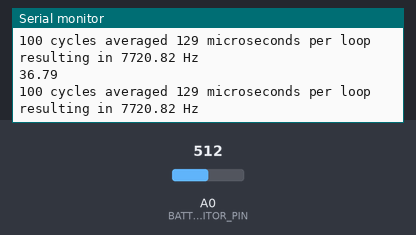
A sketch run on a simulated Arduino Uno, built with avr-gcc and run on an emulated ATmega328P. On the bench: the last lines printed to the serial monitor. The test bench sets the inputs (shaded band); at power-on: A0 (BATT_MONITOR_PIN) = 512.

Above: at 1.2 s.
1.3 s: A0 (BATT_MONITOR_PIN) set to 149
At 2.0 s:
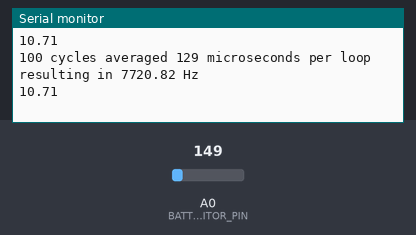
2.8 s: A0 (BATT_MONITOR_PIN) set to 125
At 3.4 s:
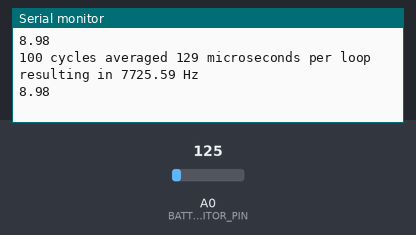
Timing chart, 0 to 5.8 s (numbered marks = the images above; inputs shaded):
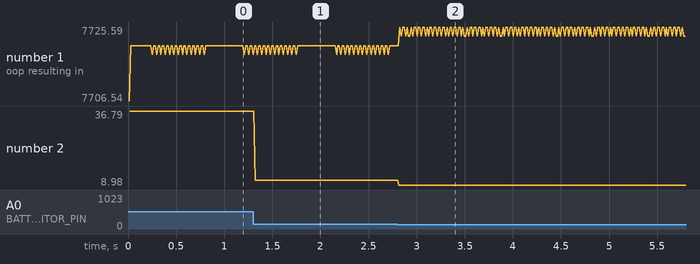

The sketch:

battery_monitor_timing_test.ino
```cpp
#define BATT_MONITOR_PIN A0
//#define LOG_PORT SERIAL_PORT_USBVIRTUAL
//#define Serial SERIAL_PORT_USBVIRTUAL


const long rL = 212000; // load resistor ohms
const long rS = 10900; // sense resistor ohms
double senseVoltage = 0; // voltage measured
double battVoltage = 0;
int rawSensor = 0;
double voltsPerADC = 0.0047;
double correctionFactor = 42.2/55.2; // measured vs calc'ed values
const double batteryScaler = ((rL+rS) / rS * correctionFactor)*voltsPerADC;

bool LEDstate = true;

// timing variables
long startTime = 0;
long endTime = 0;
int timingCycleCounter = 0;
int TIMED_CYCLES = 100;
long avgTime = 0;
long totalTime = 0;
float frequency = 0; // Hz

void setup() {
  Serial.begin(115200);

  Serial.println("ready");

}

void loop() {
  if(timingCycleCounter == 0) { // first run
    startTime = micros();
    timingCycleCounter++;
  } else if(timingCycleCounter >= TIMED_CYCLES) { // finished test, report output and reset
    endTime = micros();
    totalTime = endTime - startTime;
    frequency = (float)TIMED_CYCLES / totalTime * 1000000;
    avgTime = totalTime / TIMED_CYCLES;
    Serial.print(TIMED_CYCLES);
    Serial.print(" cycles averaged ");
    Serial.print(avgTime);
    Serial.print(" microseconds per loop resulting in ");
    Serial.print(frequency);
    Serial.println(" Hz");
    Serial.println(battVoltage);
    timingCycleCounter = 0;
  } else { // middle of testing
    timingCycleCounter++;
  }

  battVoltage = analogRead(BATT_MONITOR_PIN)*batteryScaler;
  //senseVoltage = rawSensor*voltsPerADC;
  //battVoltage = rawSensor*batteryScaler;

  //Serial.print(voltsPerADC, 10);
  //Serial.print(", ");
  //Serial.print(rawSensor);
  //Serial.print(", ");
  //Serial.print(senseVoltage);
  //Serial.print(", ");
  //Serial.println(battVoltage);
  /*if(!LEDstate) {
    LEDstate = true;
    digitalWrite(LED_BUILTIN, HIGH);   // turn the LED on (HIGH is the voltage level)
  } else {
    LEDstate = false;
    digitalWrite(LED_BUILTIN, LOW);   // turn the LED on (HIGH is the voltage level)
  }*/


  //delay(500);


}
```

Measured:
- after the input at 1.3 s, the serial monitor: prints a new line at once (image 1)
- after the input at 2.8 s, the serial monitor: prints a new line at once (image 2)
- plotted number 1: 7720.82 → 7725.59 after the input at 2.8 s
- plotted number 2: 36.79 → 10.71 after the input at 1.3 s, 10.71 → 8.98 after the input at 2.8 s
